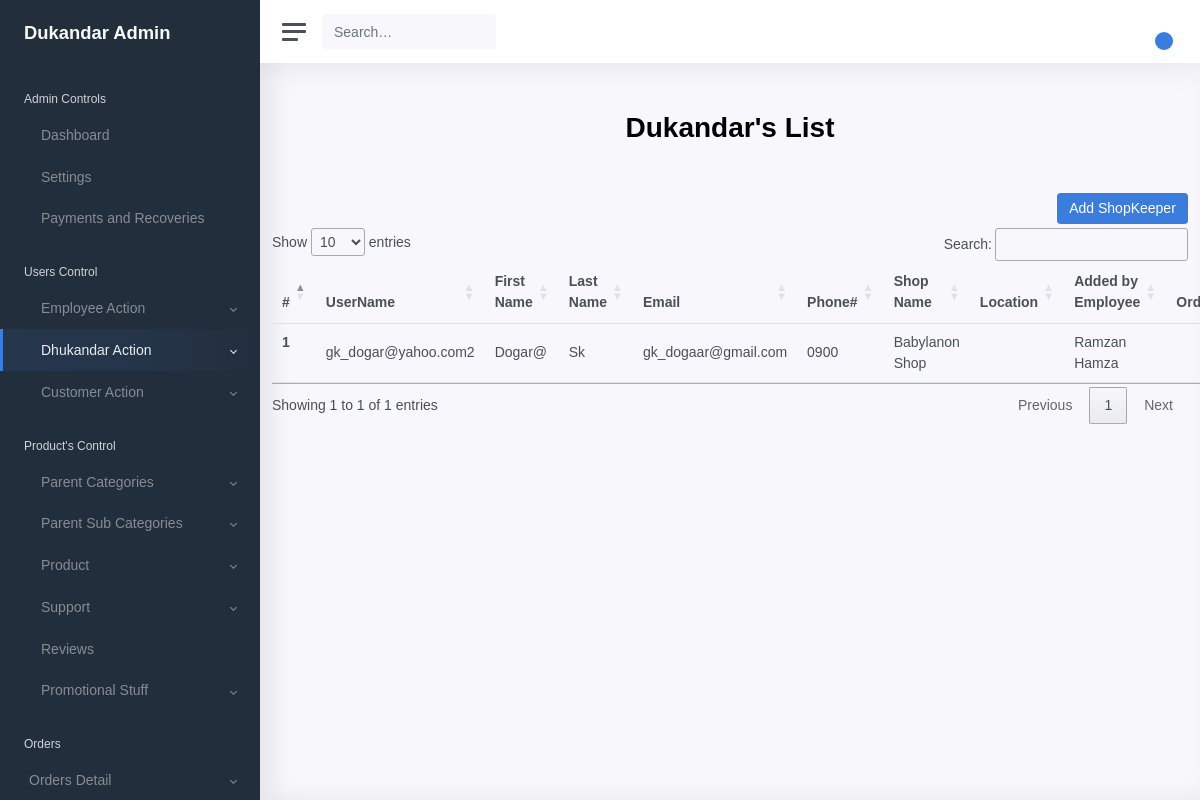
/dukandar/lists, run on the app's committed database.
### shopkeeper/models/models.py (models this page shows, shortened)
class Shopkeeper(models.Model):
    user = models.OneToOneField(User, on_delete=models.CASCADE, null=False)
    emp_id = models.ForeignKey(Employee, on_delete=models.CASCADE, null=True )
    shop_name = models.CharField(max_length=255, null=False)
    phone_no = models.CharField(max_length=20, null=False)
    description = models.TextField(null=True)
    latitude = models.CharField(max_length=50, null=False)
    longitude = models.CharField(max_length=50, null=False)
    is_active = models.BooleanField(default=True)
    created_at = models.DateTimeField(auto_now_add=True)
    updated_at = models.DateTimeField(auto_now=True)
    class Meta:
        ordering = ['user']

class User(AbstractUser):
    address = models.CharField(max_length=250, null=True)
    user_type = models.CharField(max_length=16,
                                 choices=USER_CHOICES,
                                 default="CUSTOMER")
    block = models.BooleanField(default=False)
    is_active = models.BooleanField(default=True)
    created_at = models.DateTimeField(auto_now_add=True)
    updated_at = models.DateTimeField(auto_now=True)

class Employee(models.Model):
    user = models.OneToOneField(User, related_name='user', on_delete=models.CASCADE, null=False)
    target_assign = models.CharField(max_length=10, null=True)
    target_achieved = models.CharField(max_length=10, null=True)
    area_designated = models.CharField(max_length=250, null=True, blank=True)
    phone_no = models.CharField(max_length=20, null=True)
    description = models.TextField(null=True)
    is_active = models.BooleanField(default=True)
    created_at = models.DateTimeField(auto_now_add=True)
    updated_at = models.DateTimeField(auto_now=True)
    class Meta:
        ordering = ['created_at']

### shopkeeper/views.py (the view)
# urls.py: path('dukandar/lists', dukandarList, name='dukandar_list'),
def dukandarList(request):
    dukandars_list=Shopkeeper.objects.all()
    context ={
        'dukandars_list':dukandars_list
    }
    return render(request, 'shopkeeper/dukandar/list.html',context)

### shopkeeper/templates/shopkeeper/dukandar/list.html (shortened to what this page needs)
{% extends 'shopkeeper/base/base.html' %}
{% load static %}
{% block content %}
<div class="container">
        <h1 class="text-center mt-5 mb-5 font-weight-bold">Dukandar's List</h1>
        <div class="row">
          <div class="col-12">
            <a type="submit" href="{% url 'dukandar_setup' %}" class="btn btn-primary float-right mb-1" name="employee">Add
             ShopKeeper</a>
            <table class="table" id="dukandarTable">
                <thead class="thead-dark">
                  <tr>
                    <th scope="col">#</th>
                    <th scope="col">UserName</th>
                    <th scope="col">First Name</th>
                    <th scope="col">Last Name</th>
                    <th scope="col">Email</th>
                    <th scope="col">Phone#</th>
                    <th scope="col">Shop Name</th>
                    <th scope="col">Location</th>
                    <th scope="col">Added by Employee</th>
                    <th scope="col">Order's</th>
                  </tr>
                </thead>
                <tbody>
                    {% for dukandar in dukandars_list%}
                  <tr>
                    <th scope="row">{{forloop.counter}}</th>
                    <td>{{dukandar.user.username}}</td>
                    <td>{{dukandar.user.first_name}}</td>
                    <td>{{dukandar.user.last_name}}</td>
                    <td>{{dukandar.user.email}}</td>
                    <td>{{dukandar.phone_no}}</td>
                    <td>{{dukandar.shop_name}}</td>
                    <td></td>
                    <td>{{dukandar.emp_id.user.first_name}} {{dukandar.emp_id.user.last_name}}</td>
                    <td></td>
                  </tr>
                  {% endfor %}
                </tbody>
              </table>
          </div>
        </div>
      </div>
{% endblock %}

### shopkeeper/templates/shopkeeper/base/base.html (style rules this page uses)
* { font-family: Arial, Helvetica, sans-serif; }

### data on the page
Shopkeeper: user.username "gk_dogar@yahoo.com2", user.first_name "Dogar@", user.last_name "Sk", user.email "gk_dogaar@gmail.com", phone_no "0900", shop_name "Babylanon Shop", emp_id.user.first_name "Ramzan", emp_id.user.last_name "Hamza"
